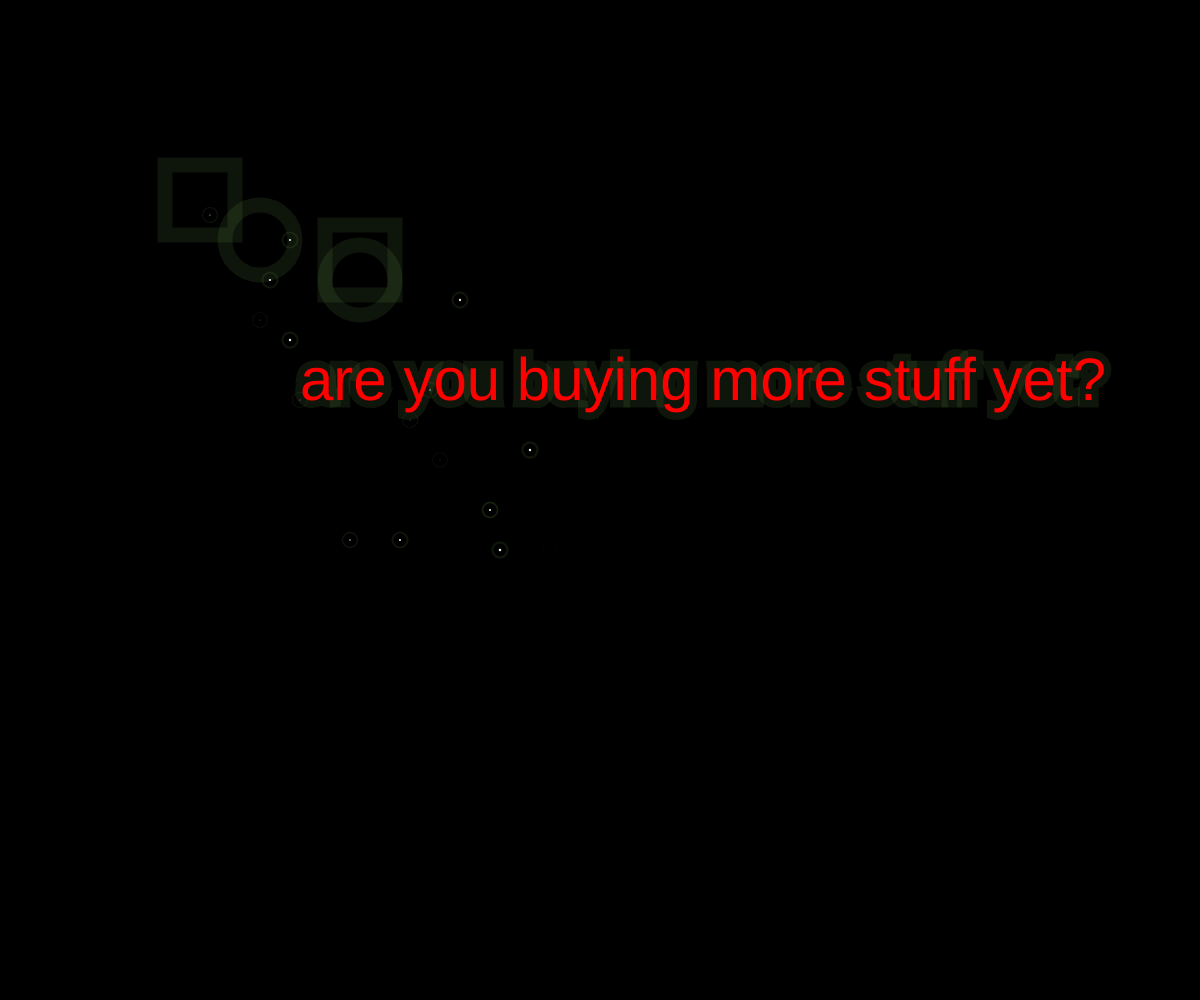
Frame 1 (no input)
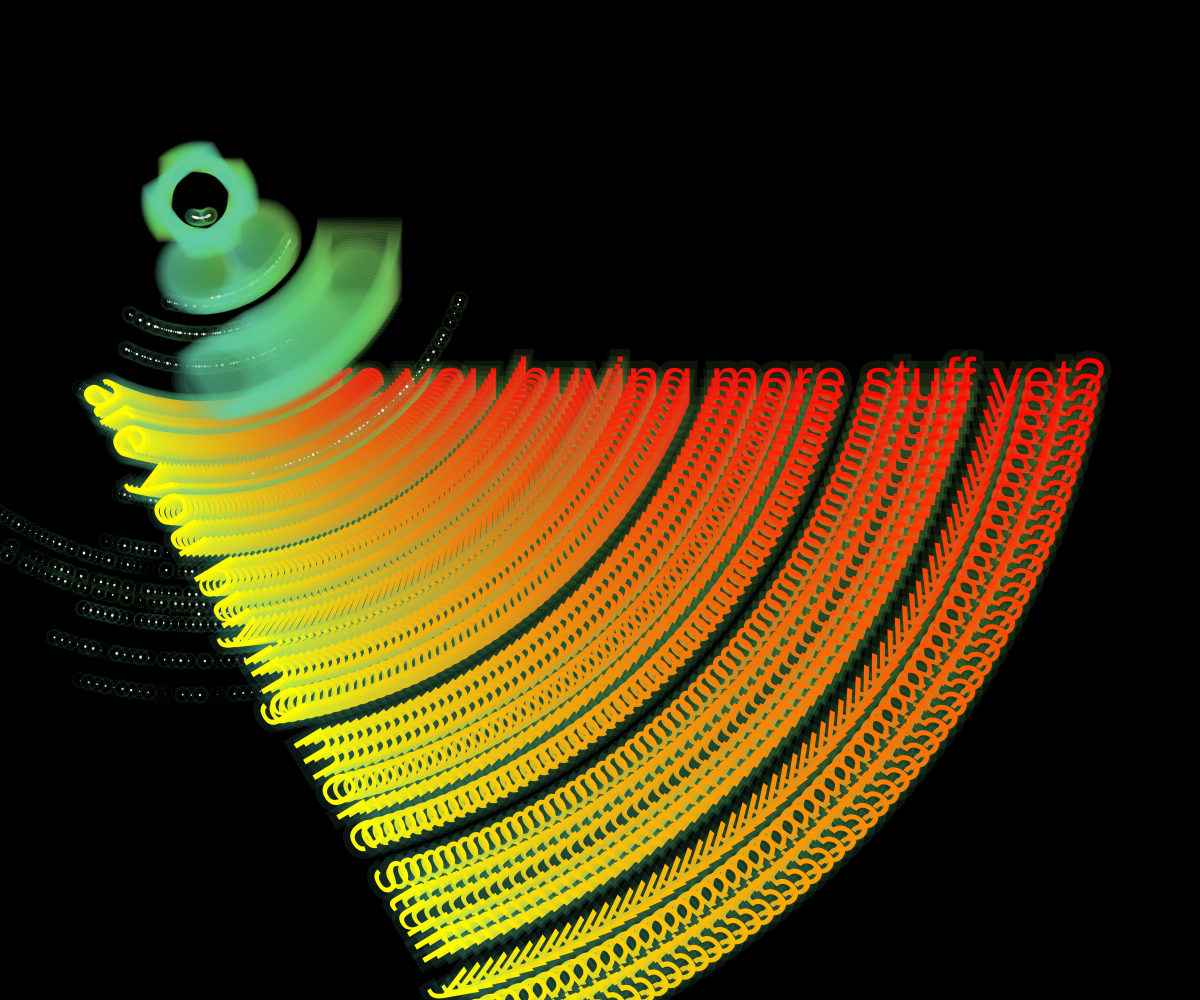
Frame 60 (no input)
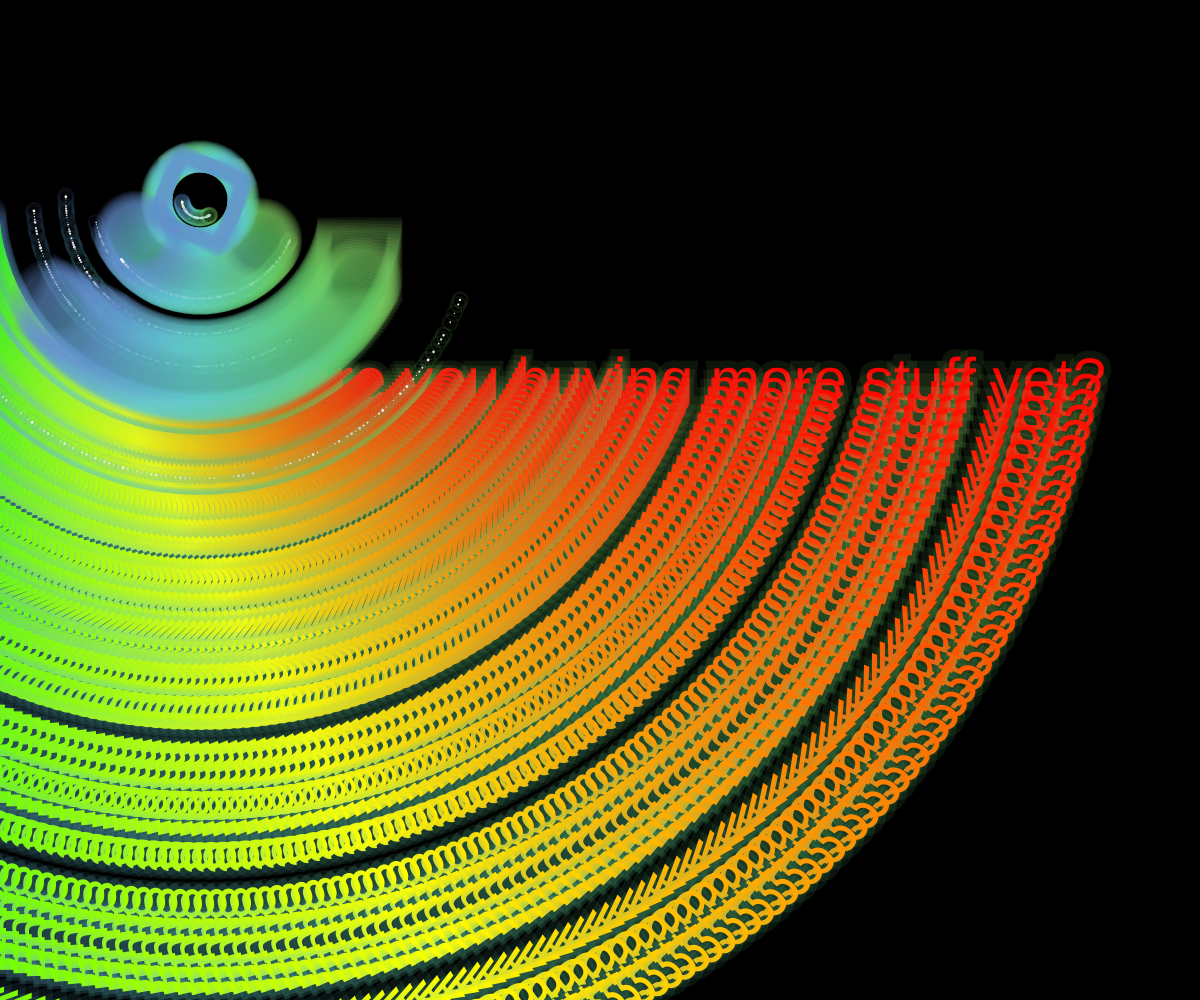
Frame 120 (the mouse pressed at the canvas centre since frame 60)

The p5.js sketch that drew these frames (run headless with seeded random() and noise() and a simulated clock; from frame 60 on, the mouse is pressed at the canvas centre):

// p5.js sketch
// ── sketch.js
let currentHue = 100;
let angle = 0;
let textColor = 0;

function drawStars() {
  fill(0, 0, 80 + random(20));
  circle(60, 120, random(3));
  circle(70, 80, random(3));
  circle(10, 15, random(3));
  circle(90, 140, random(3));
  circle(100, 200, random(3));
  circle(210, 220, random(3));
  circle(240, 260, random(3));
  circle(290, 310, random(3));
  circle(50 + 100, 340, random(3));
  circle(40 + 50, 40, random(3));
  circle(300 + 30, 350 - 100, random(3));
  circle(100 - 40, 200 + 200, random(3));
  circle(210 + 20, 220 - 30, random(3));
  circle(240 + 20, 40 + 60, random(3));
  circle(290, 310, random(3));
  circle(100 + 100, 340, random(3));
  circle(350, 350, random(3));
  circle(300, 350, random(3));
}

function setup() {
  createCanvas(windowWidth, windowHeight);
  angleMode(DEGREES);
  colorMode(HSB);
  rectMode(CENTER);
  background(0);
}

function draw() {
  translate(200, 200);
  rotate(angle);
  noFill();
  strokeWeight(15);
  stroke(currentHue, 50, 80, 0.1);
  if (currentHue > 360) {
    currentHue = 0;
  }
  currentHue = currentHue + 1;
  angle = angle + 1;
  rect(0, 0, 70);
  circle(160, 80, 70);
  circle(60, 40, 70);
  rect(160, 60, 70);
  drawStars();
  textSize(60);
  fill(textColor, 255, 255);
  text("are you buying more stuff yet?", 100, 200);
  textColor = (textColor + 1) % 360; // text colour
}
